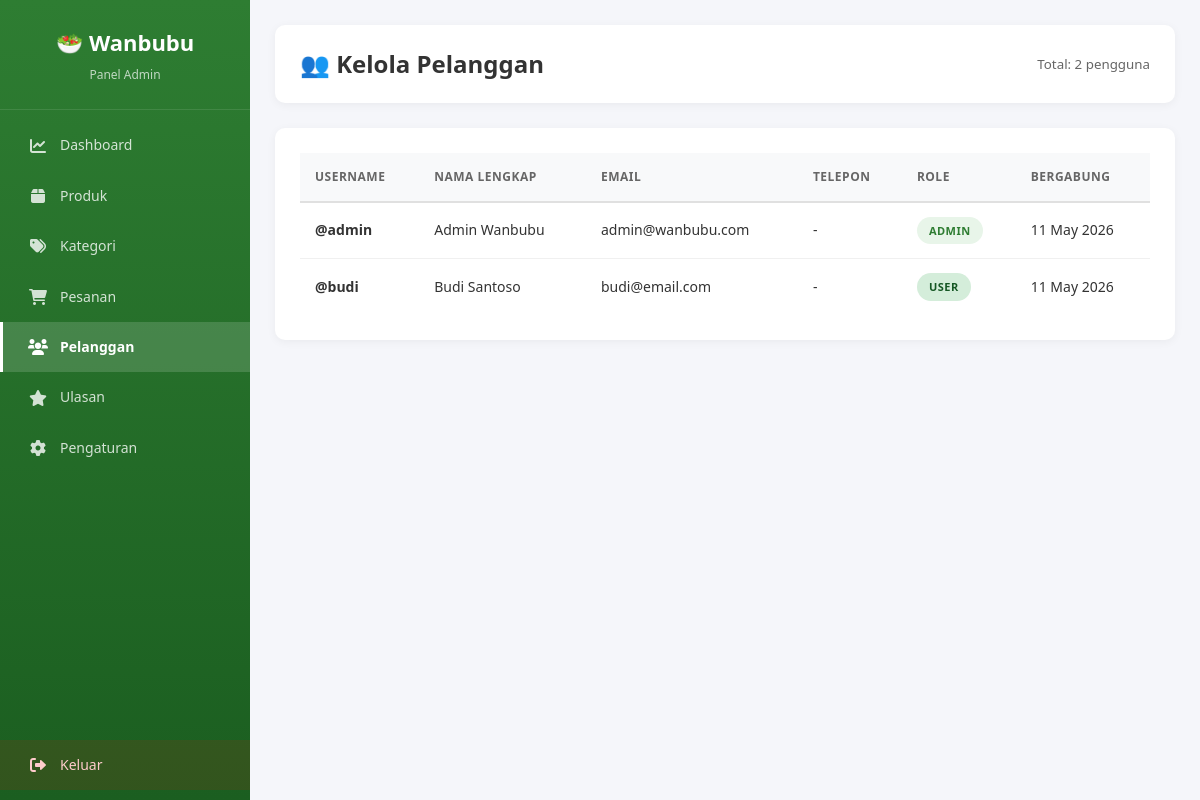
Page /admin.php?page=customers (signed in) on the committed database.
### tables this page shows
CREATE TABLE users (
    id INT PRIMARY KEY AUTO_INCREMENT,
    username VARCHAR(50) UNIQUE NOT NULL,
    email VARCHAR(100) UNIQUE NOT NULL,
    password VARCHAR(255) NOT NULL,
    nama_lengkap VARCHAR(100) NOT NULL,
    telepon VARCHAR(20),
    alamat TEXT,
    role ENUM('user','admin') DEFAULT 'user',
    created_at TIMESTAMP DEFAULT CURRENT_TIMESTAMP
);

### app/models/Database.php (called while the page is built, shortened)
<?php
class Database {
    private $host = 'localhost';
    private $dbname = 'wanbubu_db';
    private $user = 'root';
    private $pass = '';
    private $charset = 'utf8mb4';
    public function connect() {
        $this->conn = null;
        try {
            $dsn = "mysql:host={$this->host};dbname={$this->dbname};charset={$this->charset}";
            $this->conn = new PDO($dsn, $this->user, $this->pass, [
                PDO::ATTR_ERRMODE => PDO::ERRMODE_EXCEPTION,
                PDO::ATTR_DEFAULT_FETCH_MODE => PDO::FETCH_ASSOC,
                PDO::ATTR_EMULATE_PREPARES => false
            ]);
        } catch(PDOException $e) {
            die("Koneksi database gagal: " . $e->getMessage());
        }
        return $this->conn;
    }
}

### app/models/User.php (called while the page is built, shortened)
<?php
require_once __DIR__ . '/Database.php';
class User {
    private $db;
    public function __construct() {
        $this->db = (new Database())->connect();
    }
    public function getAll() {
        return $this->db->query("SELECT * FROM users ORDER BY created_at DESC")->fetchAll();
    }
}

### app/views/admin/customers.php (the view, shortened to what this page needs)
<?php
require_once __DIR__ . '/../../models/User.php';
$userModel = new User();
$users = $userModel->getAll();
?>
<!DOCTYPE html>
<html lang="id">
<head>
    <link rel="stylesheet" href="/wanbubu/assets/css/admin.css">
    <link rel="stylesheet" href="https://cdnjs.cloudflare.com/ajax/libs/font-awesome/6.0.0/css/all.min.css">
</head>
<body>
    <div class="admin-container">
        <?php require_once __DIR__ . '/../layouts/admin-sidebar.php'; ?>
        <main class="main-content">
            <header class="content-header">
                <h1>👥 Kelola Pelanggan</h1>
                <small class="text-muted">Total: <?php echo count($users); ?> pengguna</small>
            </header>
            <div class="card">
                <div class="table-responsive">
                    <table class="admin-table">
                        <thead><tr><th>Username</th><th>Nama Lengkap</th><th>Email</th><th>Telepon</th><th>Role</th><th>Bergabung</th></tr></thead>
                        <tbody>
                            <?php foreach($users as $u): ?>
                            <tr>
                                <td><strong>@<?php echo htmlspecialchars($u['username']); ?></strong></td>
                                <td><?php echo htmlspecialchars($u['nama_lengkap']); ?></td>
                                <td><?php echo htmlspecialchars($u['email']); ?></td>
                                <td><?php echo htmlspecialchars($u['telepon'] ?? '-'); ?></td>
                                <td><span class="badge <?php echo $u['role'] == 'admin' ? 'badge-primary' : 'badge-success'; ?>"><?php echo $u['role']; ?></span></td>
                                <td><?php echo date('d M Y', strtotime($u['created_at'])); ?></td>
                            </tr>
                            <?php endforeach; ?>
                        </tbody>
                    </table>
                </div>
            </div>
        </main>
    </div>
</body>
</html>

### assets/css/admin.css (style rules this page uses)
:root { --primary: #4caf50; --primary-dark: #388e3c; --bg: #f5f6fa; --white: #fff; --text: #333; --text-light: #666; --border: #e0e0e0; --shadow: 0 2px 10px rgba(0, 0, 0, 0.05); --radius: 10px; }
* { margin: 0; padding: 0; box-sizing: border-box; }
body { font-family: "Segoe UI", Tahoma, Geneva, Verdana, sans-serif; background: var(--bg); color: var(--text); line-height: 1.6; overflow-x: hidden; }
.admin-container { display: flex; min-height: 100vh; }
.main-content { flex: 1; margin-left: 250px; padding: 25px; min-height: 100vh; }
.content-header { background: var(--white); padding: 20px 25px; border-radius: var(--radius); box-shadow: var(--shadow); margin-bottom: 25px; display: flex; justify-content: space-between; align-items: center; }
.content-header h1 { font-size: 24px; color: var(--text); margin: 0; }
.card { background: var(--white); border-radius: var(--radius); box-shadow: var(--shadow); padding: 25px; margin-bottom: 25px; }
.table-responsive { overflow-x: auto; }
.admin-table { width: 100%; border-collapse: collapse; }
.admin-table thead { background: #f8f9fa; }
.admin-table th { padding: 14px 15px; text-align: left; font-weight: 600; color: var(--text-light); font-size: 12px; text-transform: uppercase; letter-spacing: 0.5px; border-bottom: 2px solid var(--border); }
.admin-table td { padding: 14px 15px; border-top: 1px solid #f0f0f0; font-size: 14px; vertical-align: middle; }
.badge { padding: 5px 12px; border-radius: 20px; font-size: 11px; font-weight: 600; display: inline-block; text-transform: uppercase; letter-spacing: 0.5px; }
.badge-success { background: #d4edda; color: #155724; }
.badge-primary { background: #e8f5e9; color: #2e7d32; }
.text-muted { color: var(--text-light); }

### rows in the picture
users: username "admin", nama_lengkap "Admin Wanbubu", email "admin@wanbubu.com", telepon "-", role "ADMIN", created_at "11 May 2026"
users: username "budi", nama_lengkap "Budi Santoso", email "budi@email.com", telepon "-", role "USER", created_at "11 May 2026"

### other values in the picture
count($users) "2"
